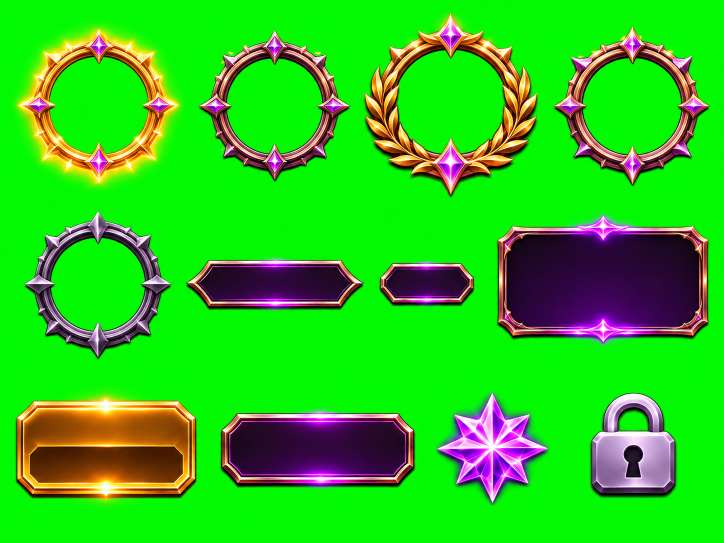
#> input picture docs/reference/classes/sheet_a.png, 1448 x 1086 px, found by its file name (shown at 1/2 size)
$ python systemcut.py
#> lines starting #> are read from the running program, lines starting #| are printed output that depends on the picture; after the words box and inside, x2 and y2 are one past the last pixel; in counts of white or black regions, pixels touching at a corner belong together
### tools/enemycut.py
# Нарезка листов анимации врагов (4 × 3 кадра на зелёном фоне) в ленты кадров.
# Ряд 1 — покой, ряд 2 — удар, ряд 3 — смерть. Зелёный фон → прозрачность (мягкий край + подавление зелёного ореола).
# Общая рамка на все 12 кадров листа: монстр не «прыгает» между кадрами.
# Запуск: python3 tools/enemycut.py <лист.png> <id> [высота кадра]
import json, sys
import numpy as np
from PIL import Image

COLS, ROWS = 4, 3


def key(rgb):
    a = rgb.astype(float)
    r, g, b = a[..., 0], a[..., 1], a[..., 2]
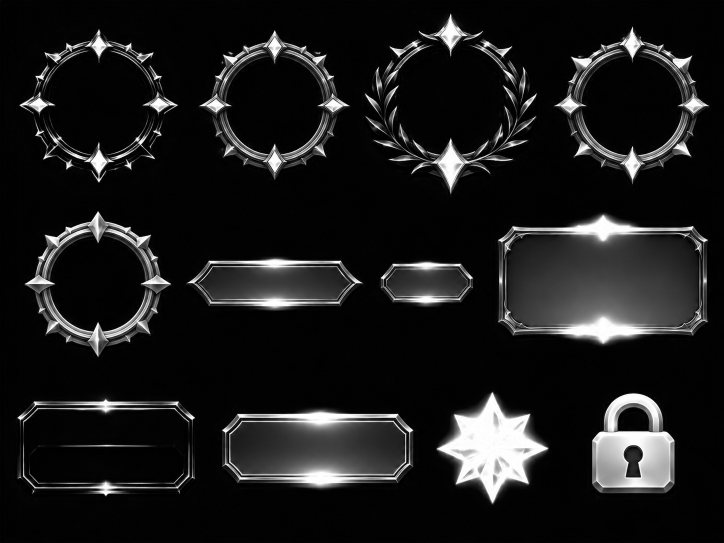
#> b: shape (1086, 1448) float64 (shown at 1/2 size); min 0, max 255, mean 27.2
    green = g - np.maximum(r, b)
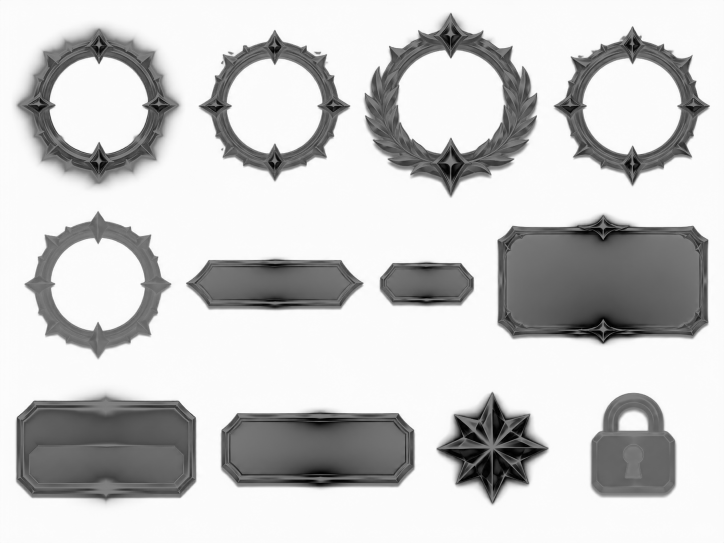
#> green: shape (1086, 1448) float64 (shown at 1/2 size); min -255, max 255, mean 151.1; drawn with min black and max white
    alpha = np.clip(1 - (green - 25) / 70, 0, 1)
    alpha[(g < 60)] = np.maximum(alpha[(g < 60)], 1)
    a[..., 1] = np.minimum(g, np.maximum(r, b) + 8)     # ореол: зелёный не выше соседних каналов
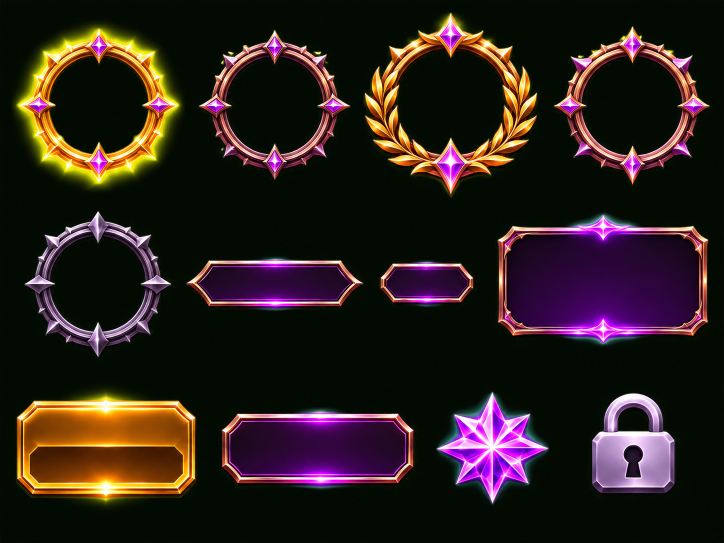
#> a: shape (1086, 1448, 3) float64 (shown at 1/2 size); mean R, G, B 42.7, 31.5, 27.2
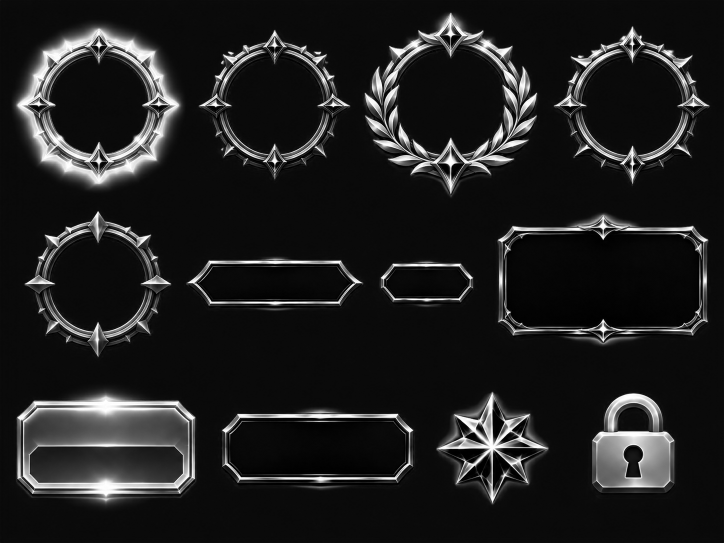
#> g: shape (1086, 1448) float64 (shown at 1/2 size); min 0, max 255, mean 31.5
    return np.dstack([a, alpha * 255]).clip(0, 255).astype('uint8')
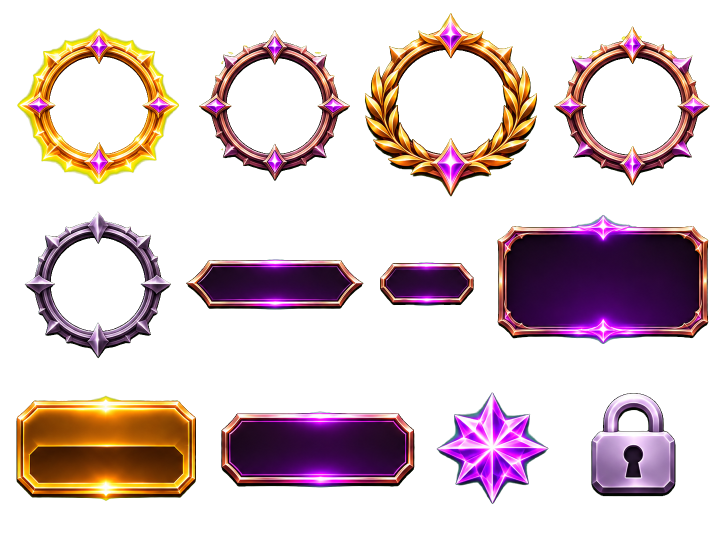
#> returned value: shape (1086, 1448, 4) (shown at 1/2 size); mean of channels 0, 1, 2, 3 42.7, 31.5, 27.2, 76.3; transparent parts drawn white


# [32 lines left out: function main, not called in this run]


# [2 lines that do not run on import are left out]

### tools/systemcut.py
# Системные окна и тосты: лист пользователя → assets/system/*.webp (docs/ui/SYSTEM.md)
import sys
import numpy as np
from PIL import Image
from scipy import ndimage
sys.path.insert(0, 'tools')
from enemycut import key

R, OUT = 'docs/reference/system/', 'assets/system/'


def save(a, nm, w):
    ys, xs = np.where(a[..., 3] > 16); a = a[ys.min():ys.max() + 1, xs.min():xs.max() + 1]
    im = Image.fromarray(a, 'RGBA')
    if im.width > w: im = im.resize((w, round(im.height * w / im.width)), Image.LANCZOS)
    im.save(OUT + nm + '.webp', 'WEBP', quality=88, method=6); print(nm, im.size)


# Лист A — 12 пятен; строки определяются по близости центров по высоте
A = [('eye', 300), ('title', 560), ('win', 420), ('swin', 420), ('input', 560), ('red', 360), ('toast', 560), ('tower', 560), ('chest', 90)]
rgba = key(np.array(Image.open(R + 'sheet_a.png').convert('RGB'))); m = rgba[..., 3] > 24
#> after `m = rgba[..., 3] > 24`:
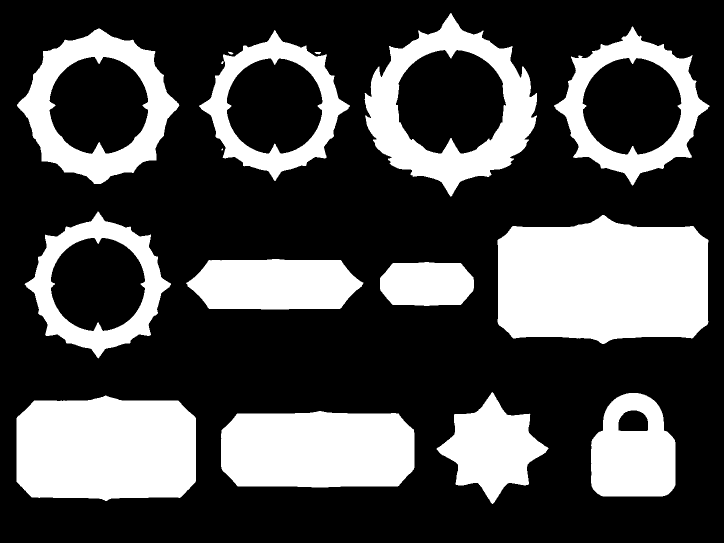
#> m: shape (1086, 1448) bool (shown at 1/2 size); 30.3% white; 16 white regions (1 under 20 px), largest, box (x1, y1, x2, y2) and area: (995, 430, 1417, 688) 92788, (33, 791, 392, 1002) 68031, (442, 822, 829, 975) 54408
lab, n = ndimage.label(ndimage.binary_dilation(m, iterations=2))
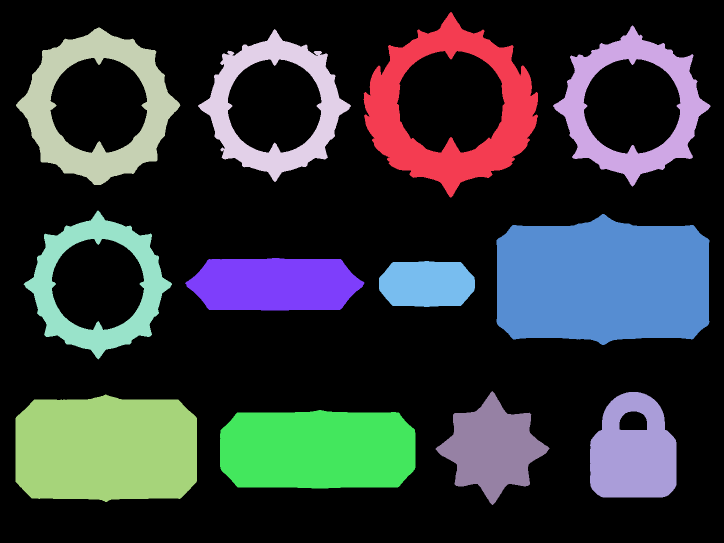
#> lab: shape (1086, 1448) int32 (shown at 1/2 size); 13 distinct labels, from 0 to 12; one colour per label, 0 black
#> n = 12
objs = [(k, sl) for k, sl in enumerate(ndimage.find_objects(lab), 1) if (sl[0].stop - sl[0].start) * (sl[1].stop - sl[1].start) > 900]
#> objs = 12 items
objs.sort(key=lambda o: (o[1][0].start + o[1][0].stop) / 2)
rows, cur = [], []
for o in objs:
    cy = (o[1][0].start + o[1][0].stop) / 2
    if cur and cy - (cur[0][1][0].start + cur[0][1][0].stop) / 2 > 60: rows.append(cur); cur = []
    cur.append(o)
#> this loop made 12 passes
#> cy on passes 1 to 12: 209.5, 211, 212, 212.5, 559, 568, 568.5, 570, 889.5, 896, 896.5, 898.5
#> after the loop, cur = 4 items; rows = 2 items
rows.append(cur)
objs = [o for r in rows for o in sorted(r, key=lambda o: o[1][1].start)]
#> (the run stopped early here; a loop or call above may not have finished)
